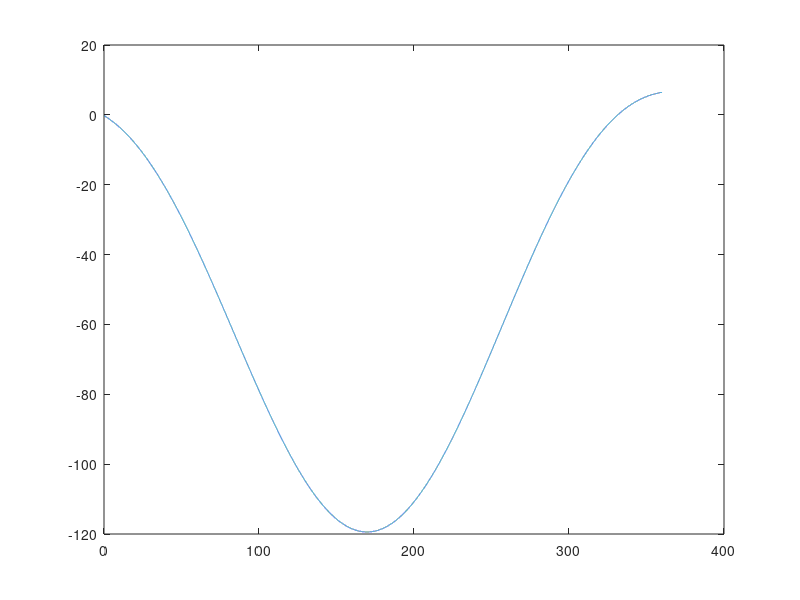

Here is the MATLAB script that generated this plot:
% %% x axis -2pi to 0
% angle = -360:0.01:0;
% a = 59.59;
% b = 0.01729;
% c = -3.098;
% d = 8.503;
% e = 0.005585;
% f = -3.455;
% val = a*sin(b*angle+c) + d*sin(e*angle+f);
% plot(angle,val);
%% x axis 0 to 2pi
% angle = 0:0.01:360;
% a = 56.54;
% b = 0.01738;
% c = -3.036;
% d = 104.2;
% e = 0.0001079;
% f = 3.088;
% val = a*sin(b*angle+c) + d*sin(e*angle+f);
% plot(angle,val)
% angle2 = linspace(0,2*pi,length(angle));
%% y axis -2pi to 0
% angle = -360:0.01:0;
% a = 72.02;
% b = 0.000265;
% c = -0.8633;
% d = 56.3;
% e = 0.01777;
% f = -4.498;
% val = a*sin(b*angle+c) + d*sin(e*angle+f);
% plot(angle,val);
% angle2 = linspace(-2*pi,0,length(angle));
%% x axis 0 to 2pi
angle = 0:0.01:360;
a = 85.36 ;
b = 0.007144 ;
c = -2.767 ;
d = 34.07 ;
e = 0.02094 ;
f = 1.145 ;
val = a*sin(b*angle+c) + d*sin(e*angle+f);
plot(angle,val)
angle2 = linspace(0,2*pi,length(angle));
